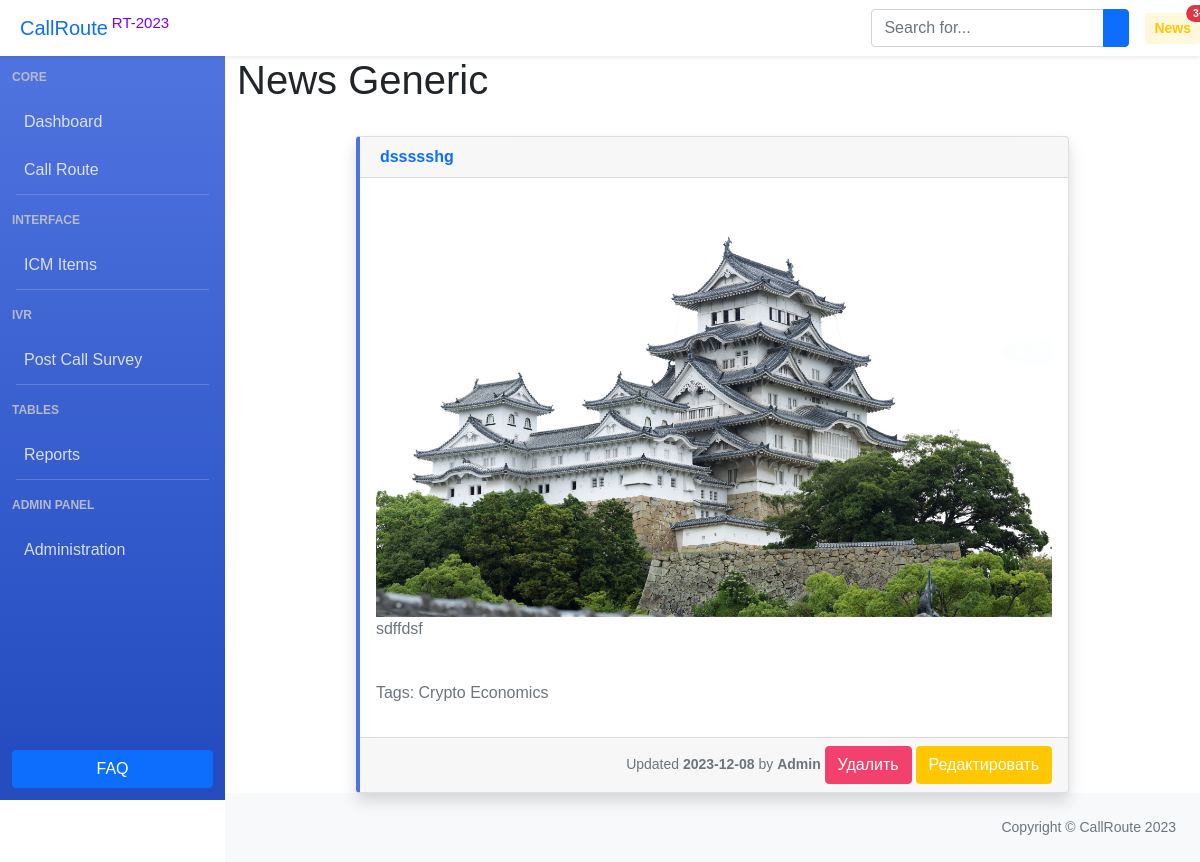
The page /news/show/20/ on the database its author committed.
### news/models.py (models this page shows, shortened)
class Article(models.Model):
    categories = (('R', 'Report'),
                  ('DIVR', 'Dashboard/IVR'),
                  ('G', 'Global'),
                  ('C', 'CallRoute'),
                  )
    author = models.ForeignKey(User, on_delete=models.SET_NULL, null=True)
    title = models.CharField('Название', max_length=50, default='')
    anouncement = models.TextField('Аннотация', max_length=250)
    text = models.TextField('Текст новости')
    date = models.DateTimeField('Дата публикации', auto_now=True) #auto_created=True
    category = models.CharField(choices=categories, max_length=20, verbose_name='Категории')
    tags = models.ManyToManyField(to=Tag, blank=True)
    slug = models.SlugField()
    objects = models.Manager()
    published = PublishedToday()
    def shortdatestr(self):
        return f'{str(self.date)[:10]}'
    class Meta:
        ordering = ['title', 'date']  #сортировка
        verbose_name = 'Новость'
        verbose_name_plural = 'Новости'

class Image(models.Model):
    article = models.ForeignKey(Article, on_delete=models.CASCADE)
    title = models.CharField(max_length=50, blank=True)
    image = models.ImageField(upload_to='article_images/') #лучше добавить поле default

class Tag(models.Model):
    title = models.CharField(max_length=80)
    status = models.BooleanField(default=True)
    class Meta:
        ordering = ['title', 'status']  #сортировка
        verbose_name = 'Тэг'
        verbose_name_plural = 'Тэги'

### news/views.py (the view)
# urls.py: path('show/<int:pk>/', views.ArticleDetailView.as_view(), name='news_detail_generic'),  #обязательно использоваь метод as_view()
class ArticleDetailView(DetailView):
    model = Article
    template_name = 'news/generic_detail.html'
    context_object_name = 'article'
    def get_context_data(self, **kwargs):
        context = super().get_context_data(**kwargs)
        current_object = self.object
        images = Image.objects.filter(article=current_object)
        context['images'] = images
        return context

### news/templates/news/generic_detail.html (shortened to what this page needs)
{% load static %}
{% include 'main/header.html' %}
<body class="sb-nav-fixed">
    {% include 'main/navbar-top.html' %}
        <div id="layoutSidenav">
            {% include 'main/sidebar.html' %}
            <div id="layoutSidenav_content">
                <main>
                    <div class="container">
                        <h1> News Generic </h1>
                        <div class="d-flex flex-column align-items-center pt-4">
                            <div class="card shadow index-card-custom rounded border-1 border-left-primary w-75">
                                <div class="card-header">
                                    <span class="text-primary fw-bold">{{ article.title }}</span>
                                </div>
                                <div class="card-body text-muted">
                                    <div id="carouselExampleControls" class="carousel slide" data-bs-ride="carousel">
                                        <div class="carousel-inner">
                                            {% for image in images %}
                                            <div class="carousel-item {% if forloop.counter == 1 %} active {% endif %}">
                                                <img src="{{ image.image.url }}" class="d-block w-100">
                                            </div>
                                            {% endfor %}
                                        </div>
                                        <button class="carousel-control-prev" type="button" data-bs-target="#carouselExampleControls" data-bs-slide="prev">
                                            <span class="carousel-control-prev-icon" aria-hidden="true"></span>
                                        </button>
                                        <button class="carousel-control-next" type="button" data-bs-target="#carouselExampleControls" data-bs-slide="next">
                                            <span class="carousel-control-next-icon" aria-hidden="true"></span>
                                        </button>
                                    </div>
                                    <div class="d-flex flex-column">
                                        <p>{{ article.text }}</p>
                                        <br>
                                        <p>Tags: {% for t in article.tags.all %} {{ t.title }} {% endfor %}</p>
                                    </div>
                                </div>
                                <div class="card-footer small text-muted text-end">
                                    <span>Updated <strong>{{ article.shortdatestr}}</strong> by <strong> {{ article.author }} </strong></span>
                                    <a class="btn btn-danger" href="{% url 'news_delete' article.pk %}">Удалить</a>
                                    <a class="btn btn-warning" href="{% url 'news_update' article.pk %}">Редактировать</a>
                                </div>
                            </div>
                        </div>
                    </div>
                </main>
{% include 'main/footer.html' %}
</body>
</html>

### main/static/main/css/buttons.css (style rules this page uses)
.btn.btn-warning { color:#fff; border-color:#ffc700; background-color:#ffc700 }
.btn.btn-danger { color:#fff; border-color:#f1416c; background-color:#f1416c }

### rows shown on the page
Article: title "dssssshg", text "sdffdsf", shortdatestr "2023-12-08", author "Admin"
Image: image (picture)
Tag: title "Crypto"
Tag: title "Economics"
